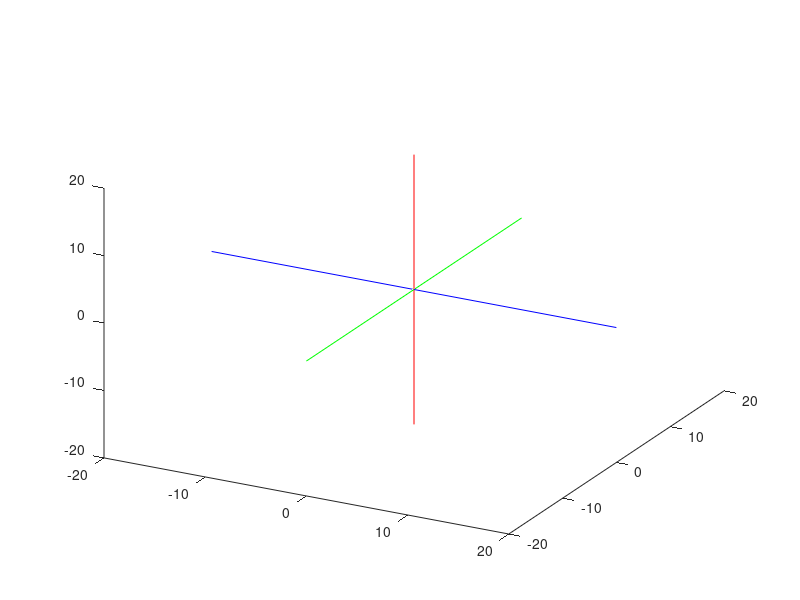

The MATLAB script that drew this image: (Note: this script raises an error after producing the figure.)
close all;
figure;


X = [5 -1 -7 4]';
Y = [9 5 2 14]';
Z = [5 1 5 2]';
X1 = X;
Y1 = Y;
Z1 = Z;
T = [1 2 3; 1 2 4; 2 3 4; 1 3 4];
hold on;


trisurf(T,X,Y,Z);
tett = 1:1:180;

for i1 = 1:length(tett)
    clf;
    hold on;

    xlim([-20 20]);
    ylim([-20 20]);
    zlim([-20 20]);
    view(28, 31);
    plot3([0 0], [0 0], [-20 20], 'color', 'r');
    plot3([0 0], [-20 20], [0 0], 'color', 'g');
    plot3([-20 20], [0 0], [0 0], 'color', 'b');

    tetta = tett(i1) / 180 * pi;
    vector = [0 0 1];

    del = sqrt(vector(1) + vector(2) +vector(3));
    q1 = [cos(tetta) sin(tetta)*vector(1)/del sin(tetta)*vector(2)/del sin(tetta)*vector(3)/del];
    q2 = [cos(tetta) -sin(tetta)*vector(1)/del -sin(tetta)*vector(2)/del -sin(tetta)*vector(3)/del];

    for i = 1:4
        vector = [0 X(i) Y(i) Z(i)];
        vector = multiple(multiple(q1, vector), q2);
        X1(i) = vector(2); Y1(i) = vector(3); Z1(i) = vector(4);
    end;
    trisurf(T,X1,Y1,Z1);
    pause(0.005);
end

function [ z ] = multiple( z1, z2 )
z(1) = (z1(1) * z2(1)) - (z1(2) * z2(2) + z1(3) * z2(3) + z1(4) * z2(4));
z(2) = (z1(1) * z2(2)) + (z2(1) * z1(2)) + (z1(3)*z2(4) - z1(4)*z2(3));
z(3) = (z1(1) * z2(3)) + (z2(1) * z1(3)) + (z1(4)*z2(2) - z1(2)*z2(4));
z(4) = (z1(1) * z2(4)) + (z2(1) * z1(4)) + (z1(2)*z2(3) - z1(3)*z2(2));
end